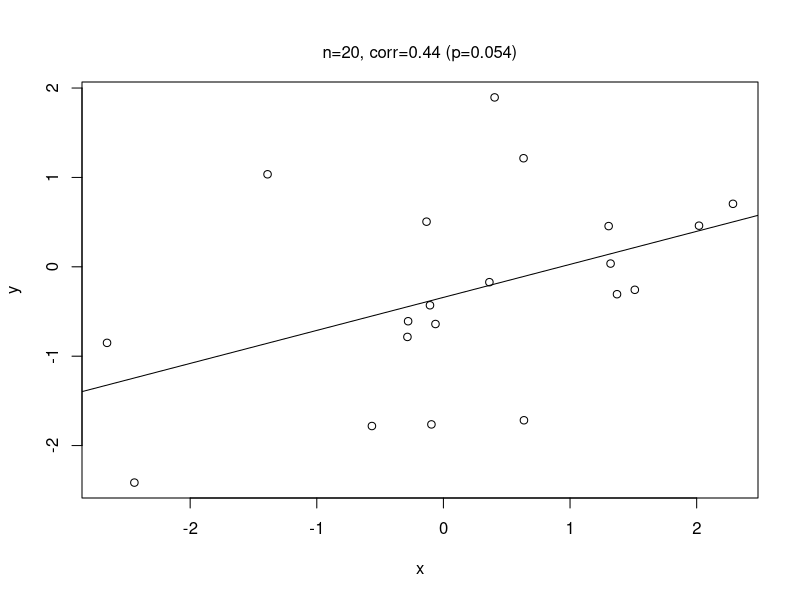
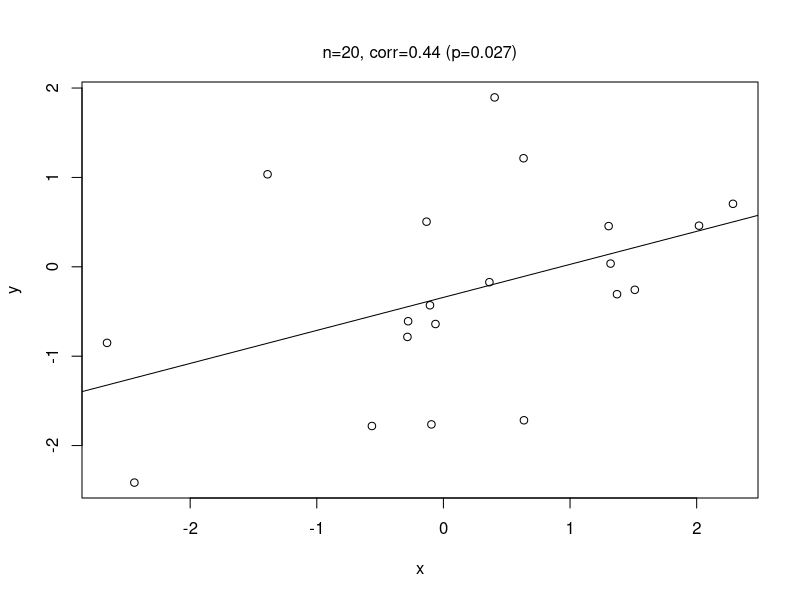
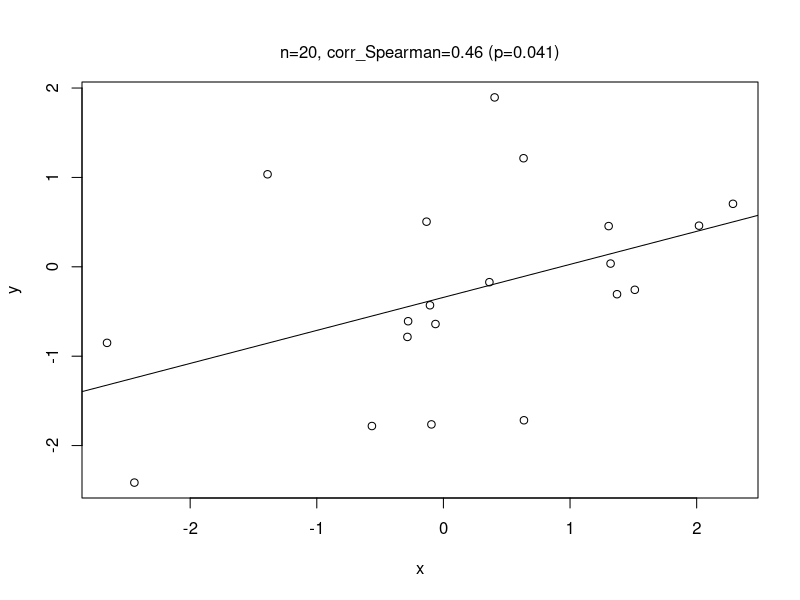
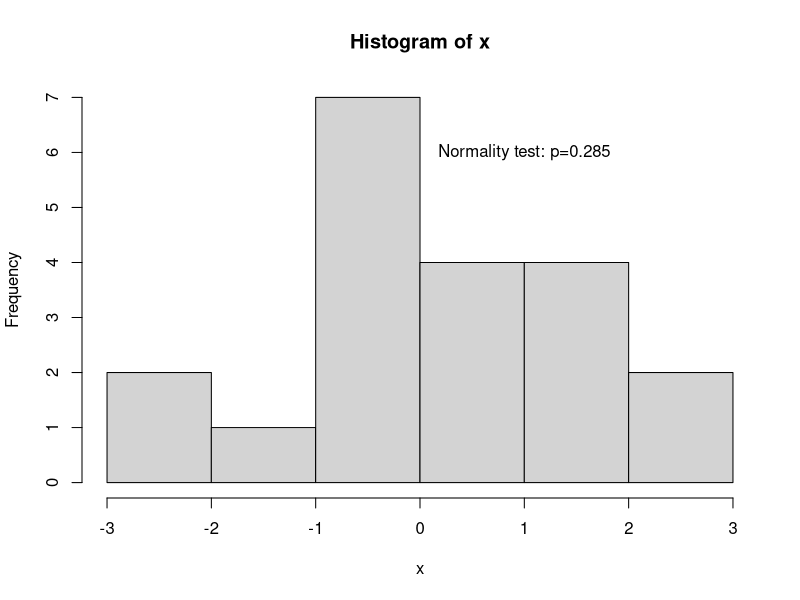
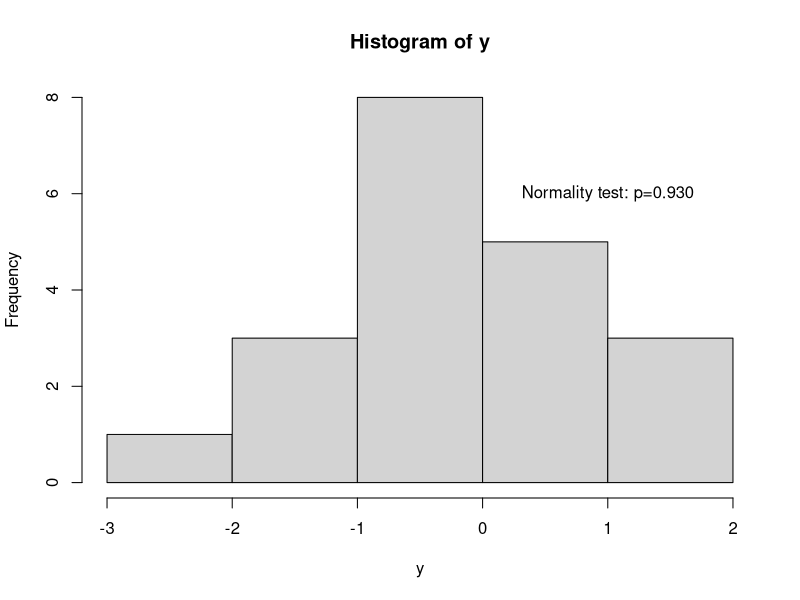
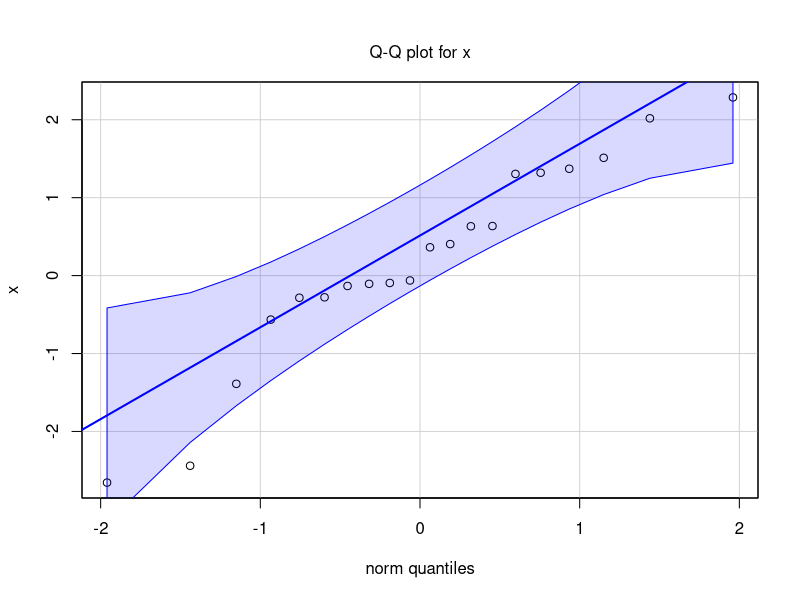
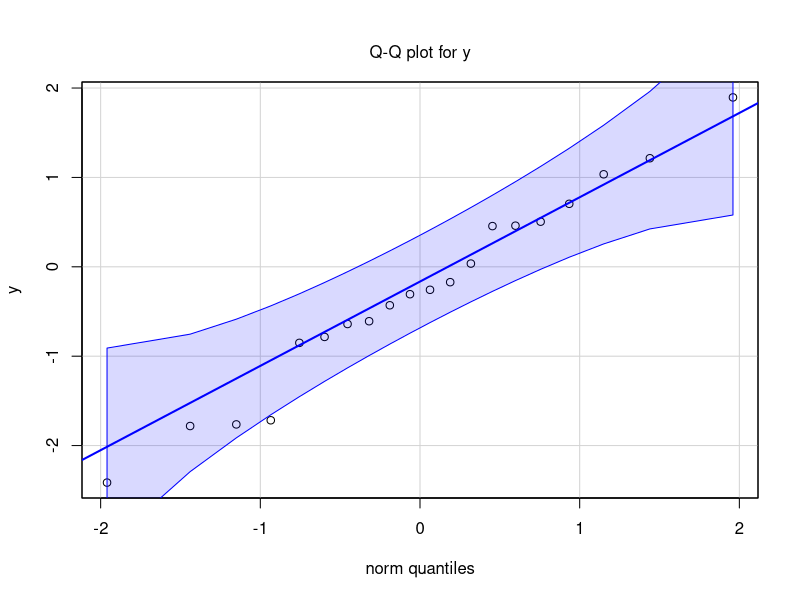

R code for these plots, in order:
# Generate random uncorrelated data
set.seed(42)
n = 20
x <- rnorm(n)
y <- rnorm(n)

result <- cor.test(x,y)
plot(x,y)
abline(lm(y~x))
mtext(sprintf("n=%d, corr=%.2f (p=%.3f)",n,result$estimate,result$p.value),side=3,line=1)

# If we are only interested in positive correlations, could we just perform a one-tailed test?
result <- cor.test(x,y,alternative="greater")
plot(x,y)
abline(lm(y~x))
mtext(sprintf("n=%d, corr=%.2f (p=%.3f)",n,result$estimate,result$p.value),side=3,line=1)


# Perform an alternative test: Spearman's correlation
result <- cor.test(x,y,method="spearman")
plot(x,y)
abline(lm(y~x))
mtext(sprintf("n=%d, corr_Spearman=%.2f (p=%.3f)",n,result$estimate,result$p.value),side=3,line=1)

# Justify Spearman's correlation because data are not normally distributed?
result <- shapiro.test(x)
hist(x)
text(1,6,sprintf("Normality test: p=%.3f",result$p.value))
result <- shapiro.test(y)
hist(y)
text(1,6,sprintf("Normality test: p=%.3f",result$p.value))

# Unfortunately, the Shapiro-Wilk test does not detect non-normality
# But we can double down: just as we tried an alternative correlation (Spearman),
# we can try an alternative normality test: Q-Q plots.
library(car)
qqPlot(x,id=FALSE)
mtext("Q-Q plot for x",side=3,line=1)

qqPlot(y,id=FALSE)
mtext("Q-Q plot for y",side=3,line=1)

